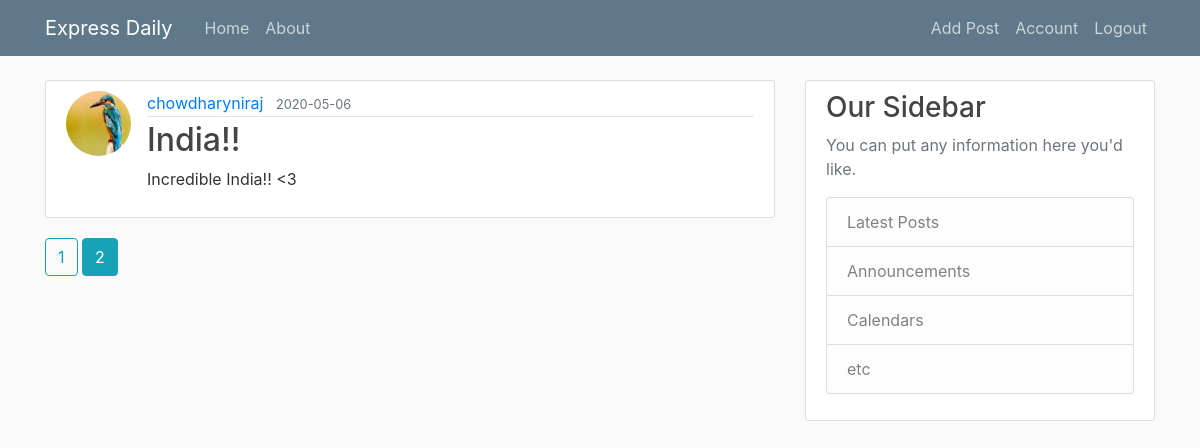
The page /index?page=2 (signed in) on the database its author committed.
### BLog/models.py (models this page shows, shortened)
class Post(db.Model):
    id = db.Column(db.Integer, primary_key=True)
    title = db.Column(db.String(100), nullable=False)
    date_posted = db.Column(db.DateTime, nullable=False,
                            default=datetime.utcnow)
    content = db.Column(db.Text, nullable=False)
    user_id = db.Column(db.Integer, db.ForeignKey('user.id'), nullable=False)

class User(db.Model,UserMixin):
    id = db.Column(db.Integer, primary_key=True)
    username = db.Column(db.String(20), unique=True, nullable=False)
    email = db.Column(db.String(120), unique=True, nullable=False)
    image_file = db.Column(db.String(20), nullable=False,
                           default='default.jpg')
    password = db.Column(db.String(60), nullable=False)
    posts = db.relationship('Post', backref='author', lazy=True)

### BLog/main/route.py (the view)
@main.route("/")
@main.route("/index")
def home():
    page=request.args.get('page',1,type=int)
    posts=Post.query.order_by(Post.date_posted.desc()).paginate(page=page,per_page=1)
    return render_template("home.html", posts=posts)

### BLog/models.py (called while the page is built)
@loginmanager.user_loader
def load_user(user_id):
    return User.query.get(int(user_id))

### BLog/templates/home.html
{% extends "layout.html" %}
{% block content %}
{% for post in posts.items %}
<article class="media content-section">
  <img class="rounded-circle article-img" src="{{ url_for('static', filename='profile_pic/' + post.author.image_file) }}">
  <div class="media-body">
    <div class="article-metadata">
      <a class="mr-2" href="{{ url_for('users.user_posts', username=post.author.username) }}">{{ post.author.username }}</a>
      <small class="text-muted">{{ post.date_posted.strftime('%Y-%m-%d') }}</small>
    </div>
    <h2><a class="article-title" href="{{ url_for('posts.post', post_id=post.id) }}">{{ post.title }}</a></h2>
    <p class="article-content">{{ post.content }}</p>
  </div>
</article>
{% endfor %}
{% for page_num in posts.iter_pages(left_edge=1, right_edge=1, left_current=1, right_current=2) %}
{% if page_num %}
  {% if posts.page == page_num %}
    <a class="btn btn-info mb-4" href="{{ url_for('main.home', page=page_num) }}">{{ page_num }}</a>
  {% else %}
    <a class="btn btn-outline-info mb-4" href="{{ url_for('main.home', page=page_num) }}">{{ page_num }}</a>
  {% endif %}
{% else %}
  ...
{% endif %}
{%endfor%}
{% endblock content %}

### BLog/static/main.css (style rules this page uses)
body { background: #fafafa; color: #333333; margin-top: 5rem; }
h1, h2, h3, h4, h5, h6 { color: #444444; }
.content-section { background: #ffffff; padding: 10px 20px; border: 1px solid #dddddd; border-radius: 3px; margin-bottom: 20px; }
.article-title { color: #444444; }
.article-content { white-space: pre-line; }
.article-img { height: 65px; width: 65px; margin-right: 16px; }
.article-metadata { padding-bottom: 1px; margin-bottom: 4px; border-bottom: 1px solid #e3e3e3; }

### rows shown on the page
Post: image_file (picture), author.username "chowdharyniraj", date_posted "2020-05-06", title "India!!", content "Incredible India!! <3"

### other values the page prints
{{ page_num }} "1"
{{ page_num }} "2"
